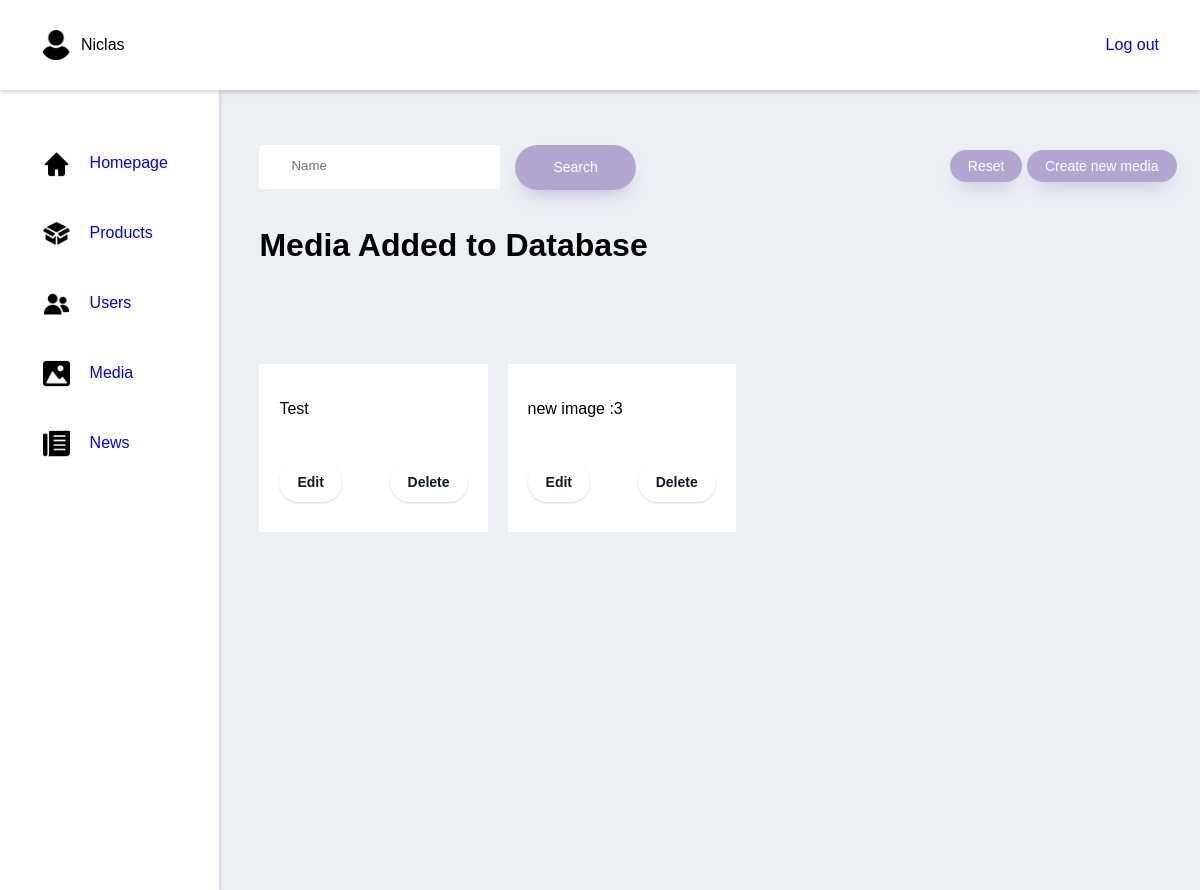
The app's page /adminMedia (signed in), older data.
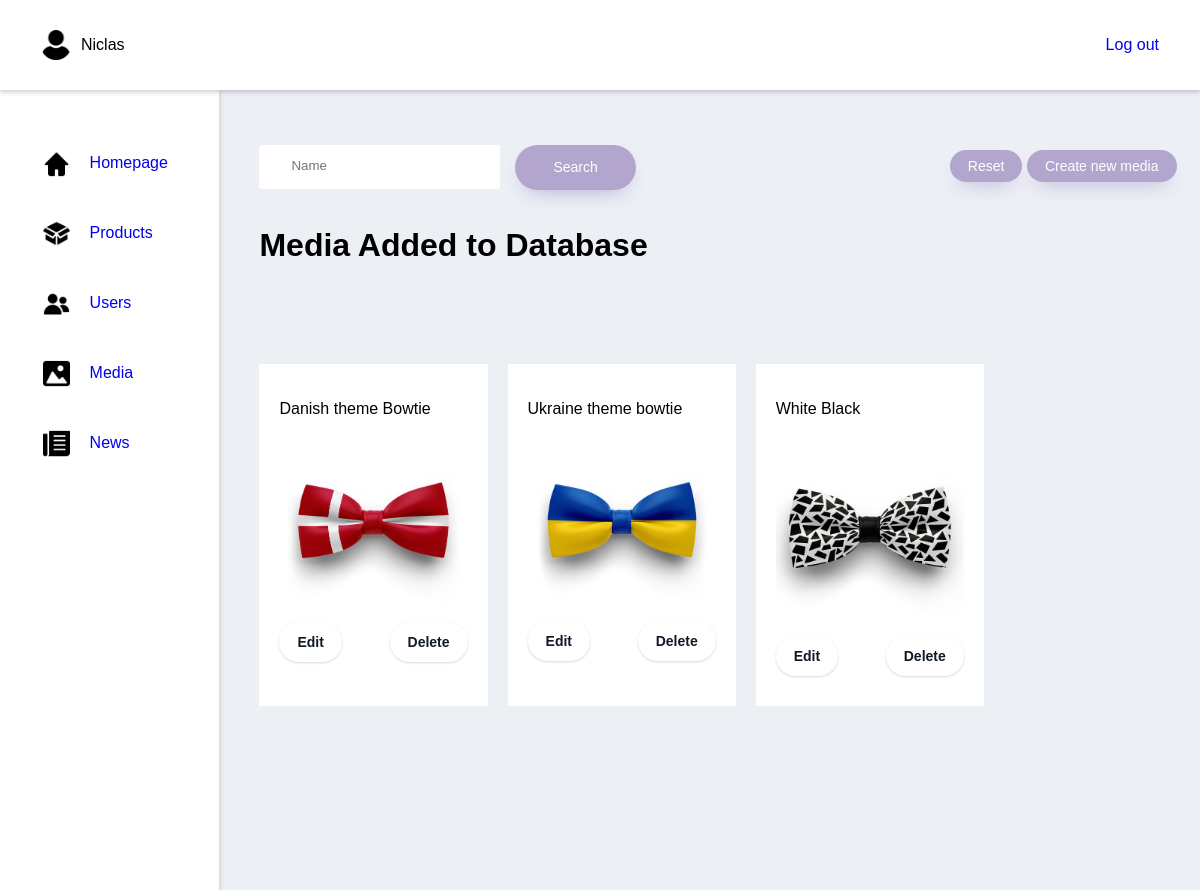
The same page, newer data.
### tables this page shows
CREATE TABLE IF NOT EXISTS `media` (
  `media_id` varchar(250) NOT NULL,
  `name` varchar(50) DEFAULT '',
  PRIMARY KEY (`media_id`)
);

### index.php (called while the page is built, shortened)
<?php
    include "public/Router.php";
    $request = $_SERVER["REQUEST_URI"];
    $router = new Router($request);
    $router->get('/', 'views/frontend/Home');
    $router->get('/profile', 'views/login/profile');
    $router->get('/editProfileFunction', 'controllers/editProfile');
    $router->get('/loginFunction', 'controllers/login');
    $router->get('/signupFunction', 'controllers/signup');
    $router->get('/logoutFunction', 'controllers/logout');
    $router->get('/Product', 'views/frontend/Product');
    $router->get('/AboutUS', 'views/frontend/AboutUS');
    $router->get('/Contact', 'views/frontend/Contact');
    $router->get('/Checkout', 'views/frontend/Checkout');
    $router->get('/ProductShow', 'views/frontend/ProductShow');
    $router->get('/NewsShow', 'views/frontend/NewsShow');
    $router->get('/contactSubmit', 'controllers/contactForm');
    $router->get('/Breadcrumb', 'views/frontend/Breadcrumb');
    $router->get('/adminProducts', 'views/backend/products');
    $router->get('/adminUsers', 'views/backend/users');
    $router->get('/adminMedia', 'views/backend/media');

### models/handlers/ProductsHandler.php (called while the page is built, shortened)
<?php
$rootPath = "";
require_once $rootPath . "public/dbconn.php";
require_once $rootPath . "models/sql/Products.php";
class ProductsHandler extends Products{
    public $db;
    public function __construct($db) {
        $this->db = $db;
    }
    public function getMedia($name = '%') {
        $getMedia = $this->db->prepare($this->getMediaDynamicSearchQuery);
        if ( isset( $name ) ){
            $name = "%" . $name . "%";
        }else{
            $name = "%";
        }
        $getMedia->bindParam(':name', $name);
        $getMedia->execute();
        $media = $getMedia->fetchAll();
        return $media;
    }
}
$ProductsHandler = new ProductsHandler($db);

### controllers/getMediaWithFilters.php (called while the page is built)
<?php
    $data = $ProductsHandler->getMedia(
        isset($_POST['name']) ? $_POST['name'] : ""
    );

### views/backend/media.php (the view, shortened to what this page needs)
<?php
    $rootPath = "";
    require_once $rootPath . "public/dbconn.php";
    require_once $rootPath . "models/handlers/productsHandler.php";
    require_once $rootPath . "models/handlers/Usershandler.php";
    require_once $rootPath . "controllers/imageUpload.php";
    require_once $rootPath . "controllers/createMedia.php";
    require_once $rootPath . "controllers/editMedia.php";
    require_once $rootPath . "controllers/getMediaWithFilters.php";
    require_once $rootPath . "views/backend/partials/header.php";
    $page = 0;
?>
<div class="wrapper">
    <form class="Admin-handlers" method="POST" action="/adminMedia">
        <div class="Admin-search-product">
            <input class="input" type="text" name="name" placeholder="Name">
            <input class="height-button button submit" type="submit" value="Search">
        </div>
        <div class="Reset_create_div">
            <a class="button" href="/adminMedia">Reset</a>
            <a class="button" href="/adminCreateMedia">Create new media</a>
        </div>
    </form>
    <?php
        $pageNr = $page;
        $MediaPrPage = 10;
        $pageMinIndex = $pageNr * $MediaPrPage;
        $pageMaxIndex = $pageMinIndex + $MediaPrPage;
    ?>
    <div class="Admin-page-title">
        <h1>Media Added to Database</h1>
    </div>
<div class="wrapper-main-area">
    <div class="products">
            <?php
                for($i = $pageMinIndex; $i < $pageMaxIndex && $i < count($data); $i++){
                    $indData = $data[$i];
            ?>
                <div class="product">
                    <div class="product-info">
                        <p><?php echo $indData['name'] ?></p>
                        <figure>
                            <img src="<?php echo $rootPath."/uploads/".$indData['media_id'] ?>" alt="">
                        </figure>
                        <div class="Edit-Delete-div">
                            <form method="POST" action="adminEditMedia">
                                <input class="button-pagination" type="submit" value="Edit">
                            </form>
                            <form method="POST" action="adminMedia">
                                <input class="button-pagination" type="submit" value="Delete">
                            </form>
                        </div>
                    </div>
                </div>
            <?php
                }
            ?>
    </div>
    <?php
        echo "<br>";
    ?>
</div>
</div>
<?php
    require_once $rootPath . "views/backend/partials/footer.php";
?>

### public/Router.php (shortened to what this page needs)
<?php
class Router{
    private $request;
    public function __construct($requestPara){
        $this->request = $requestPara;
    }
    public function get($route, $file){
        $uri = trim($this->request, "/");
        $uri = explode("/", $uri);
        if($uri[0] == trim($route, "/")){
            require_once $file . ".php";
        }
    }
}

### views/backend/partials/header.php (shortened to what this page needs)
<?php
    $rootPath = "";
?>
<!DOCTYPE html>
<html lang="en">
<head>
    <link rel="stylesheet" href="<?php echo $rootPath ?>views/backend/partials/css/style.css">
</head>
<body>
<div class="Top-nav">
    <div class="Login-info-div">
        <div class="Nav-admin-name">
            <div class="Nav-icon">
                <img src="assets/icons/user.png" alt="">
            </div>
            <?php
                if(isset($_SESSION['name'])){
            ?>
                <p>
                    <?php echo $_SESSION['name']; ?>
                </p>
        </div>
            <a class="Logout" href="/logoutFunction">Log out</a>
        <?php
            }
        ?>
    </div>
</div>
<div class="Admin-main-section">
    <aside>
        <nav>
            <ul>
                <li>
                    <div class="Nav-icon link-icon">
                        <img src="assets/icons/home.png" alt="">
                    </div>
                    <a href="/adminFrontpage">Homepage</a>
                </li>
                <li>
                    <div class="Nav-icon link-icon">
                        <img src="assets/icons/box.png" alt="">
                    </div>
                    <a href="/adminProducts">Products</a>
                </li>
                <li>
                    <div class="Nav-icon link-icon">
                        <img src="assets/icons/group.png" alt="">
                    </div>
                    <a href="/adminUsers">Users</a>
                </li>
                <li>
                    <div class="Nav-icon link-icon">
                        <img src="assets/icons/insert-picture-icon.png" alt="">
                    </div>
                    <a href="/adminMedia">Media</a>
                </li>
                <li>
                    <div class="Nav-icon link-icon">
                        <img src="assets/icons/news.png" alt="">
                    </div>
                    <a href="/adminNews">News</a>
                </li>
            </ul>
        </nav>
    </aside>

### views/backend/partials/footer.php (shortened to what this page needs)
</div>
</body>
</html>

### views/backend/partials/css/style.css (style rules this page uses)
body { margin: 0; padding: 0; box-sizing: border-box; font-family: 'Questrial', sans-serif; background: #ECEFF4; }
.Admin-main-section { display: flex; }
.Top-nav { display: flex; background: #ffffff; box-shadow: 0 2px 5px 0px rgba(0,0,0,.2); z-index: 10; position: relative; padding: 0 3%; }
.Logout { display: flex; align-items: center; }
aside { width: 280px; background: #ffffff; min-height: 100vh; box-shadow: 0 2px 5px 0px rgba(0,0,0,.2); }
aside nav { width: 100%; display: flex; flex-direction: column; align-items: center; }
.Login-info-div { padding: 20px 5px; width: 100vw; }
.Login-info-div { display: flex; justify-content: space-between; }
ul { height: auto !important; margin-top: 48px; padding-left: 0 !important; margin-right: 9px; }
li { height: 40px; margin-bottom: 20px; list-style-type: none; display: flex; align-items: center; padding: 5px; }
a:link { text-decoration: none; }
.wrapper { margin: 37px 0 0 40px; width: 100%; }
.wrapper-main-area { position: relative; }
.Reset_create_div { margin: 20px 0; }
.Admin-page-title { margin-top: 30px; }
.Admin-page-title h1 { margin-bottom: 0 !important; }
.Admin-handlers { display: flex; justify-content: space-between; margin-right: 2.5%; margin-top: 10px; height: 60px; }
.Admin-handlers .input, select { margin: 0 auto; padding: .8rem 2rem; border-radius: 0.2rem; background-color: rgb(255, 255, 255); border: none; width: 90%; display: block; border-bottom: 0.3rem solid transparent; transition: all 0.3s; margin-right: 15px; }
.height-button { height: 45px; padding: 8px 38px !important; margin-top: 7px; }
.Admin-search-product { display: flex; align-items: center; }
.Admin-search-product input, select { margin: 0 20px 0 0; }
.Nav-admin-name { display: flex; }
.Nav-icon { width: 30px; height: auto; display: flex; align-items: center; margin-right: 10px; }
.Nav-icon img { width: 100%; height: auto; }
.link-icon { width: 27px; margin-right: 20px; }
.button { background: #B2A6CE; border-radius: 999px; height: 45px; box-shadow: #B2A6CE 0 10px 20px -10px; box-sizing: border-box; color: #ffffff; cursor: pointer; font-size: 14px; opacity: 1; outline: 0 solid transparent; padding: 8px 18px; user-select: none; -webkit-user-select: none; width: fit-content; word-break: break-word; border: 0; }
.button-pagination { background-color: #FFFFFF; border: 0; border-radius: 999px; box-sizing: border-box; color: #111827; font-size: .875rem; font-weight: 600; line-height: 24px; padding: 8px 18px; text-align: center; text-decoration: none #D1D5DB solid; box-shadow: 0 1px 3px 0 rgba(0, 0, 0, 0.1), 0 1px 2px 0 rgba(0, 0, 0, 0.06); cursor: pointer; user-select: none; }
figure { width: 100%; margin: 0; }
figure img { width: 100%; height: auto; }
.submit { margin-left: 30px; }
.products { display: flex; flex-wrap: wrap; margin: 80px 0; }
.product { width: 20%; background: #ffffff; padding: 20px; margin: 20px 20px 20px 0; position: relative; height: auto; display: flex; flex-direction: column; justify-content: space-between; }
.Edit-Delete-div { display: flex; justify-content: space-between; padding: 10px 0; align-items: center; }

Row changes from the older to the newer data that the page shows:
removed media: name "Test"
removed media: name "new image :3"
added media: name "Danish theme Bowtie", media_id (picture)
added media: name "Ukraine theme bowtie", media_id (picture)
added media: name "White Black", media_id (picture)
